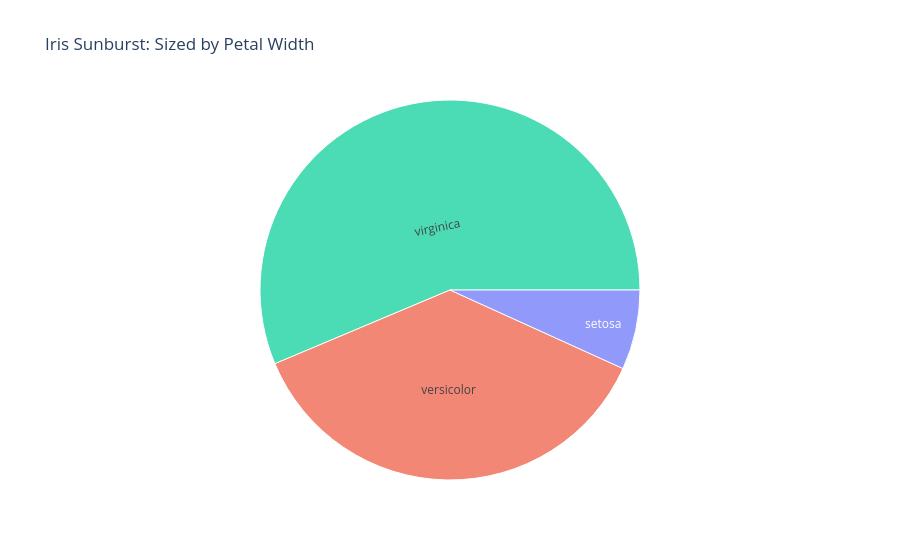

Notebook source saved alongside this figure:
### Markdown cell above
A __Sunburst chart__ is essentially a radial treemap (or pie chart). It uses concentric circles to show hierarchy, with the inner circle representing the root and outer rings showing further detail.

In the Iris dataset, a Sunburst chart is often used to visualize the hierarchy of Species → Individual Samples, with the size of each segment determined by a feature like petal width.

### Code cell
# Create the Sunburst chart
fig = px.sunburst(df, 
                  path=['species'], 
                  values='petal_width',
                  color='species',
                  title="Iris Sunburst: Sized by Petal Width")

fig.show()

### Figure 1 — Plotly figure (JSON) as saved in the notebook; plotly's stock layout.template omitted (floating-point values rounded to 4 significant figures)
{"data": [{"branchvalues": "total", "customdata": [["setosa"], ["versicolor"], ["virginica"]], "domain": {"x": [0, 1], "y": [0, 1]}, "hovertemplate": "labels=%{label}<br>petal_width=%{value}<br>parent=%{parent}<br>id=%{id}<br>species=%{customdata[0]}<extra></extra>", "ids": ["setosa", "versicolor", "virginica"], "labels": ["setosa", "versicolor", "virginica"], "marker": {"colors": ["#636efa", "#EF553B", "#00cc96"]}, "name": "", "parents": ["", "", ""], "type": "sunburst", "values": [12.2, 66.3, 101.3]}], "layout": {"legend": {"tracegroupgap": 0}, "title": {"text": "Iris Sunburst: Sized by Petal Width"}}}
